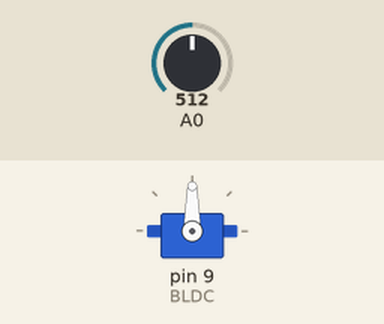
The sketch below on a simulated Arduino Uno, built with avr-gcc and run on an emulated ATmega328P. On the bench: servo. The test bench sets the inputs (shaded band); at power-on: A0 = 512.

Above: at 1.2 s.
1.3 s: A0 set to 716
At 1.6 s:
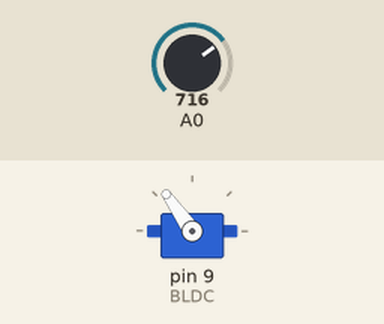
2.8 s: A0 set to 900
At 3.9 s:
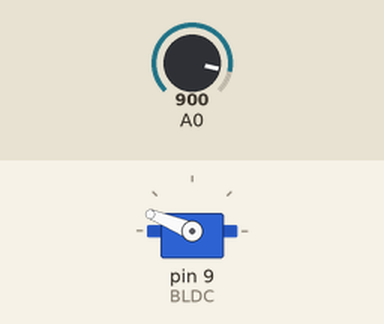
4.3 s: A0 set to 1023
At 5.0 s:
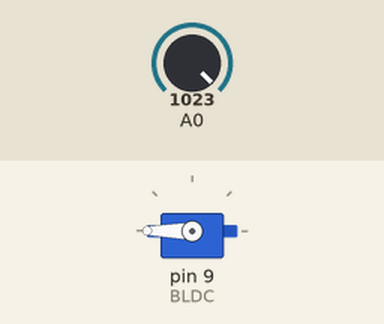
5.8 s: A0 set to 306
At 6.2 s:
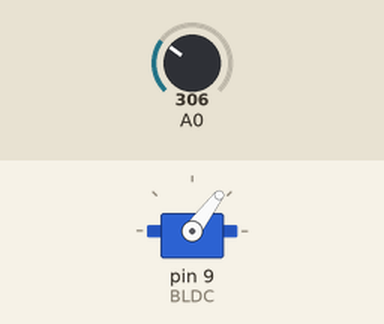
7.3 s: A0 set to 122
At 8.5 s:
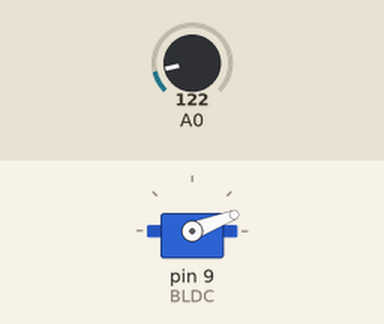
Timing chart, 0 to 9.8 s (numbered marks = the images above; inputs shaded):
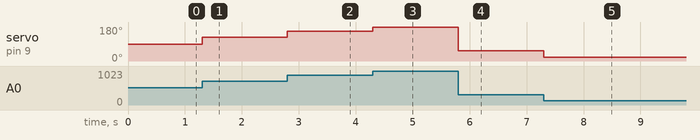

Measured:
- after the input at 1.3 s, servo on pin 9 (BLDC): 90° → 125° at once
- after the input at 2.8 s, servo on pin 9 (BLDC): 125° → 158° at once
- after the input at 4.3 s, servo on pin 9 (BLDC): 158° → 180° at once
- after the input at 5.8 s, servo on pin 9 (BLDC): 180° → 53° at once
- after the input at 7.3 s, servo on pin 9 (BLDC): 53° → 21° at once

The sketch:

Control_BLDC.ino
```cpp
#include <Servo.h>

Servo BLDC;
int POT;

void setup() {
 BLDC.attach(9,1000,2000);
}

void loop() {
  POT = analogRead(A0);
  POT = map(POT,0,1023,0,180); //in case of bidirectional ESC, after 90-degrees the rotation will be reversed
  BLDC.write(POT);
}
```
